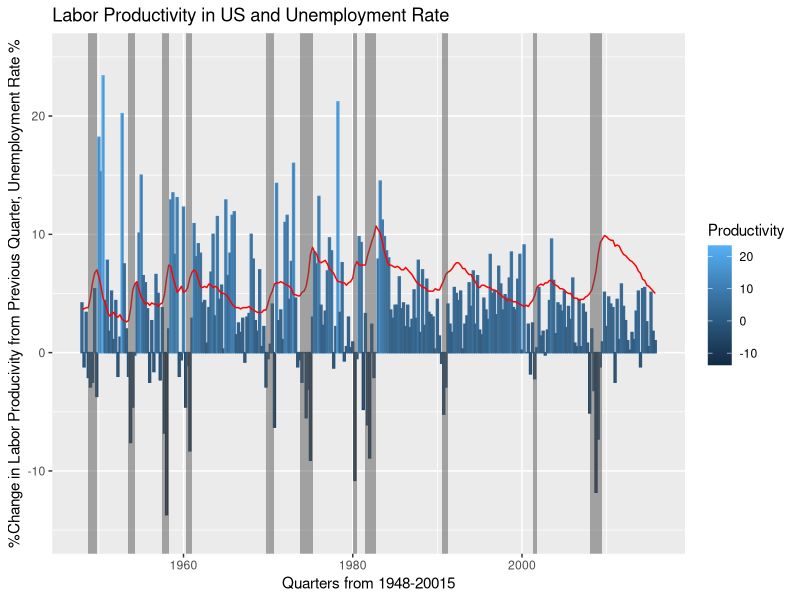

Source code (R):
## ---- chunk 1
library(ggplot2)
library(lubridate)
##Reading the data
data = read.csv("labor.csv", header = TRUE)
data=data.frame(data)
data$Time = ymd(data$Time) ##ymd converts the character values into time y-m-d format
##Setting up a basic bar chart for labor producviity change and line graph for the unemployment rate
a = ggplot(data = data, aes(x = Time, y = Productivity, ymax = 25, ymin = -15, color=Productivity)) + geom_bar(stat = "identity") 
a = a + geom_line(data=data, aes(x=Time, y=Unemployment, group= 1), colour="red")

##We can now shade in the recessions on the graph. Dates are from https://en.wikipedia.org/wiki/List_of_recessions_in_the_United_States. 

##Start and ending dates are rounded to the nearest quarter
Start = ymd(c("1948-10-01", "1953-07-01", "1957-07-01", "1960-04-01", "1969-10-01", "1973-10-01", "1980-01-01", "1981-07-01", "1990-07-01", "2001-04-01", "2008-01-01"))
End =   ymd(c("1949-10-01", "1954-04-01", "1958-04-01", "1961-01-01", "1970-10-01", "1975-04-01", "1980-07-01", "1982-10-01", "1991-04-01", "2001-10-01", "2009-07-01"))

Recessions <- data.frame(xmin=Start, xmax=End, ymin=-Inf, ymax=Inf)

a = a + geom_rect(data=Recessions, aes(xmin=xmin, xmax=xmax, ymin=ymin, ymax=ymax), alpha=0.5, inherit.aes = FALSE)
a + ggtitle("Labor Productivity in US and Unemployment Rate") + xlab("Quarters from 1948-20015") + ylab("%Change in Labor Producivity from Previous Quarter, Unemployment Rate %") 


